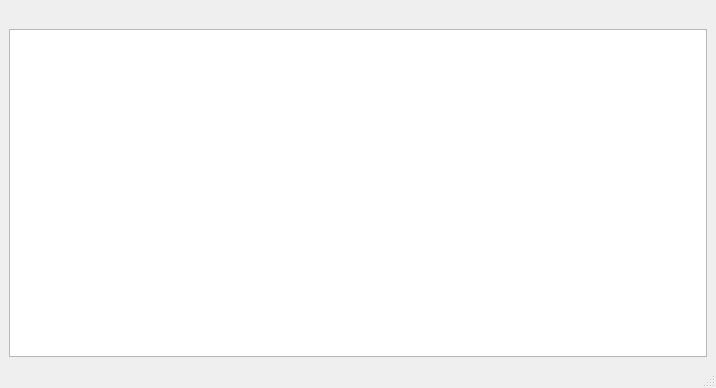
<?xml version="1.0" encoding="UTF-8"?>
<ui version="4.0">
 <class>MainWindow</class>
 <widget class="QMainWindow" name="MainWindow">
  <property name="geometry">
   <rect>
    <x>0</x>
    <y>0</y>
    <width>716</width>
    <height>388</height>
   </rect>
  </property>
  <property name="minimumSize">
   <size>
    <width>716</width>
    <height>0</height>
   </size>
  </property>
  <property name="maximumSize">
   <size>
    <width>716</width>
    <height>16777215</height>
   </size>
  </property>
  <property name="windowTitle">
   <string notr="true">MainWindow</string>
  </property>
  <property name="toolTip">
   <string notr="true"/>
  </property>
  <property name="statusTip">
   <string notr="true"/>
  </property>
  <property name="whatsThis">
   <string notr="true"/>
  </property>
  <property name="accessibleName">
   <string notr="true"/>
  </property>
  <property name="accessibleDescription">
   <string notr="true"/>
  </property>
  <property name="windowFilePath">
   <string notr="true"/>
  </property>
  <widget class="QWidget" name="centralwidget">
   <layout class="QGridLayout" name="gridLayout">
    <item row="0" column="0">
     <widget class="QLabel" name="label">
      <property name="toolTip">
       <string notr="true"/>
      </property>
      <property name="statusTip">
       <string notr="true"/>
      </property>
      <property name="whatsThis">
       <string notr="true"/>
      </property>
      <property name="accessibleName">
       <string notr="true"/>
      </property>
      <property name="accessibleDescription">
       <string notr="true"/>
      </property>
      <property name="text">
       <string notr="true"/>
      </property>
      <property name="pixmap">
       <pixmap>../../../../../../../../../Desktop/Untitled.png</pixmap>
      </property>
     </widget>
    </item>
    <item row="1" column="0">
     <widget class="QPlainTextEdit" name="plainTextEdit"/>
    </item>
   </layout>
  </widget>
  <widget class="QStatusBar" name="statusbar"/>
 </widget>
 <resources/>
 <connections/>
</ui>
